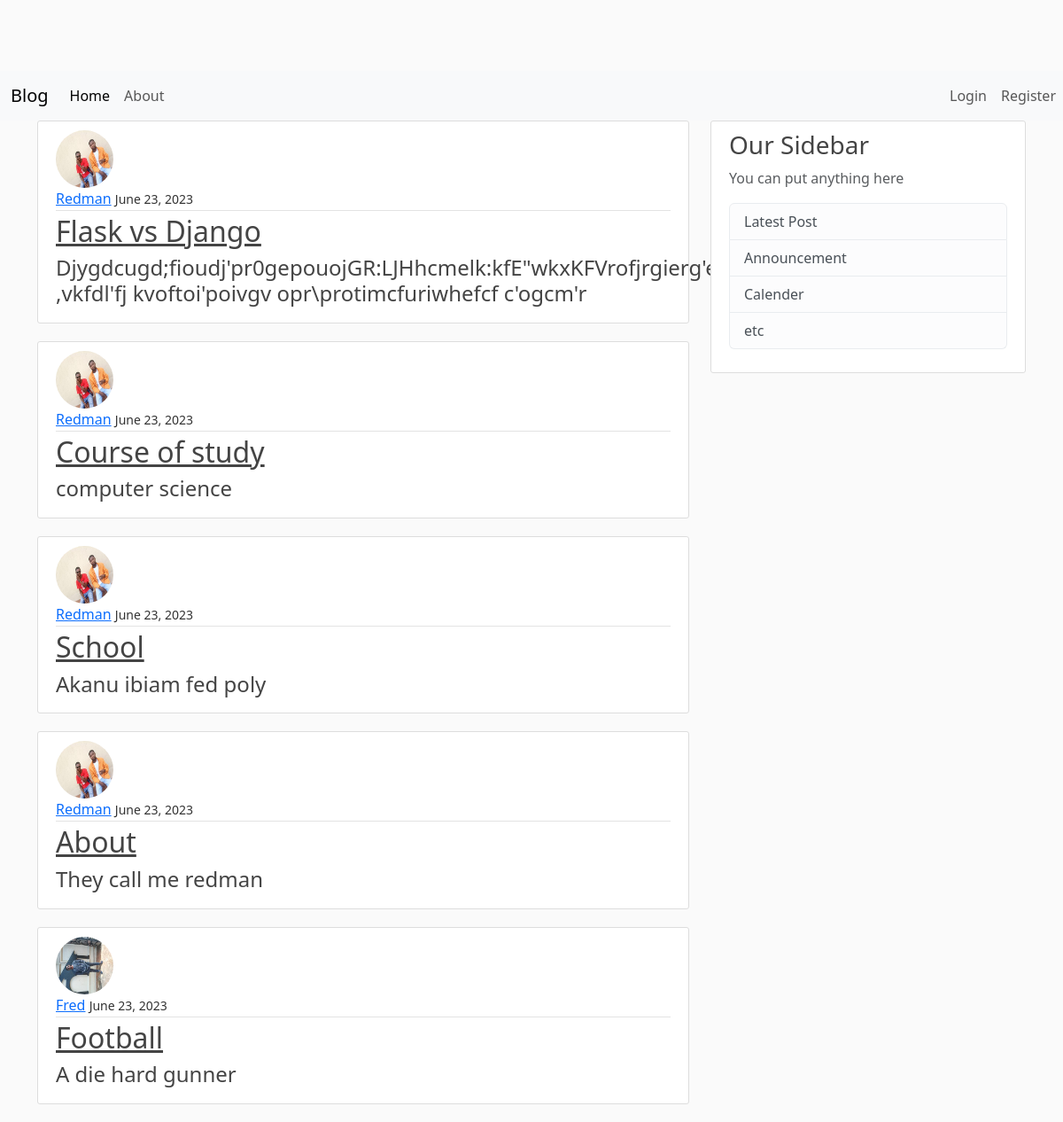
Before: / with the older database file.
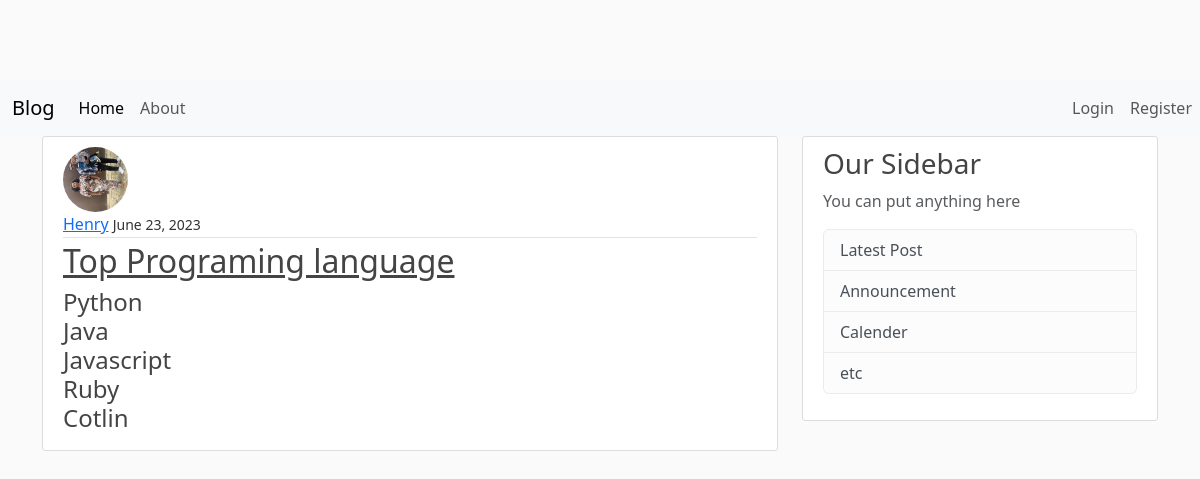
After: the same page with the newer database file.
### blog/models.py (models this page shows, shortened)
class Post(models.Model):
    title = models.CharField(max_length=100)
    content = models.TextField(max_length=500)
    date_posted = models.DateTimeField(default=timezone.now)
    author = models.ForeignKey(User, on_delete=models.CASCADE)

### users/models.py (models this page shows, shortened)
class Profile(models.Model):
    user = models.OneToOneField(User, on_delete=models.CASCADE)
    image = models.ImageField(default='default.jpg', upload_to='profile_pics')

### blog/views.py (the view)
# urls.py: path('', PostListView.as_view(), name='home'),
class PostListView(ListView):
    model = Post
    template_name = 'blog/home.html'
    context_object_name = 'posts'
    ordering = ['-date_posted']
    paginate_by = 5

### blog/templates/blog/home.html
{% extends 'blog/base.html' %}
    {% block content %}
        {% for post in posts %}
            <article class="media content-section">
                <img class="rounded-circle article-img" src="{{ post.author.profile.image.url }}" alt="">
                <div class="article-metadata">
                    <a class="mr-2" href="#">{{ post.author }}</a>
                    <small class="text">{{ post.date_posted |date:"F d, Y" }}</small>
                </div>
                <h2><a class="article-title" href="{% url 'post-detail' post.id %}">{{post.title}}</a></h2>
                <h4 class="article-content"> {{ post.content }} </h4>
            </article>
        {% endfor %}
    {% endblock content %}

Changed rows visible on the page:
removed Post: author.profile.image (picture), author "Redman", date_posted "June 23, 2023", title "Flask vs Django", content "Djygdcugd;fioudj'pr0gepouojGR:LJHhcmelk:kfE\"wkxKFVrofjrgierg'eorjgck\"roc,ogrpe\\fvl\"F ,vkfdl'fj kvoftoi'poivgv opr\\protimcfuriwhefcf c'ogcm'r"
removed Post: author.profile.image (picture), author "Redman", date_posted "June 23, 2023", title "Course of study", content "computer science"
removed Post: author.profile.image (picture), author "Redman", date_posted "June 23, 2023", title "School", content "Akanu ibiam fed poly"
removed Post: author.profile.image (picture), author "Redman", date_posted "June 23, 2023", title "About", content "They call me redman"
removed Post: author.profile.image (placeholder picture), author "Fred", date_posted "June 23, 2023", title "Football", content "A die hard gunner"
now on this page (row unchanged): Post: author.profile.image (picture), author "Henry", date_posted "June 23, 2023", title "Top Programing language", content "Python Java Javascript Ruby Cotlin"
